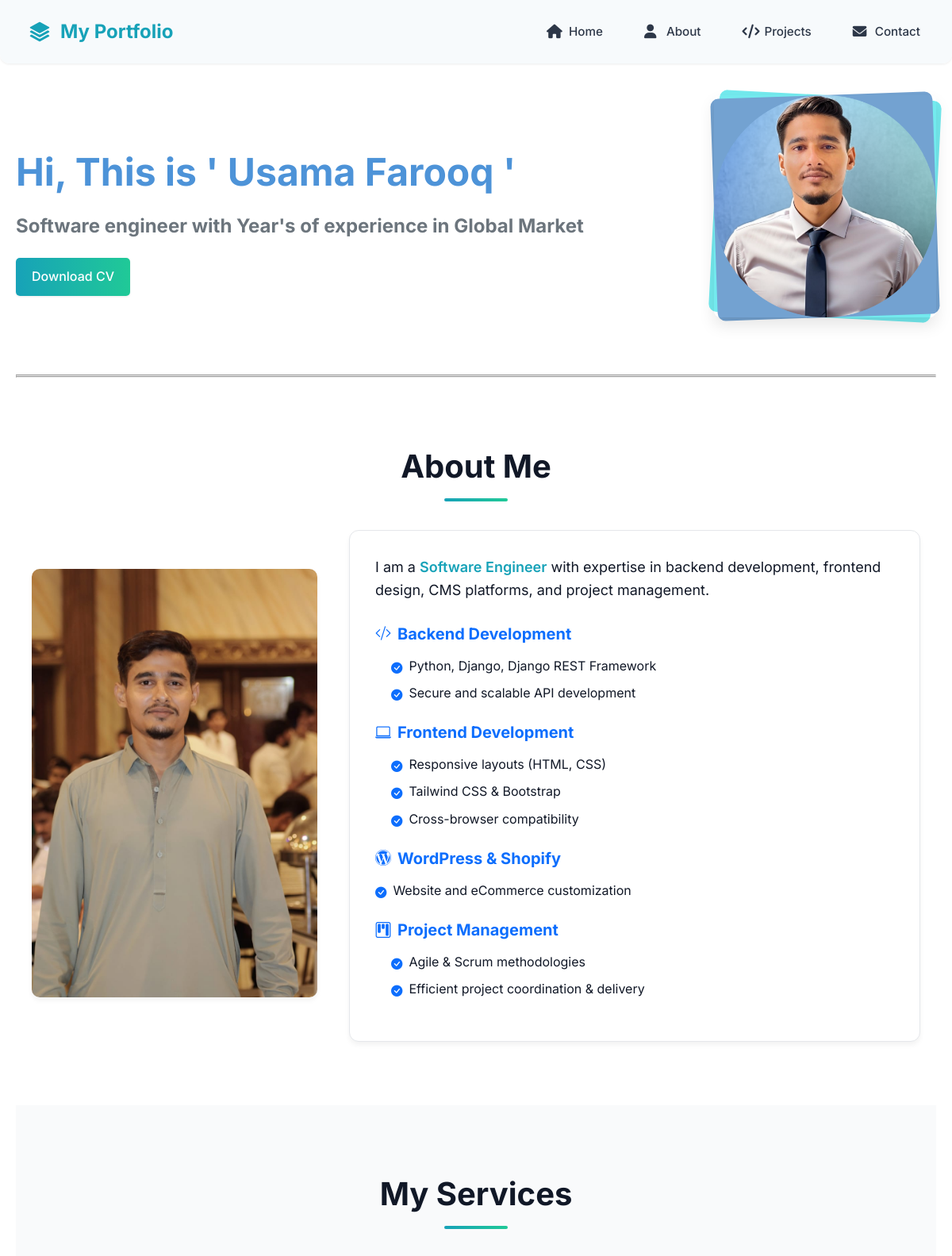
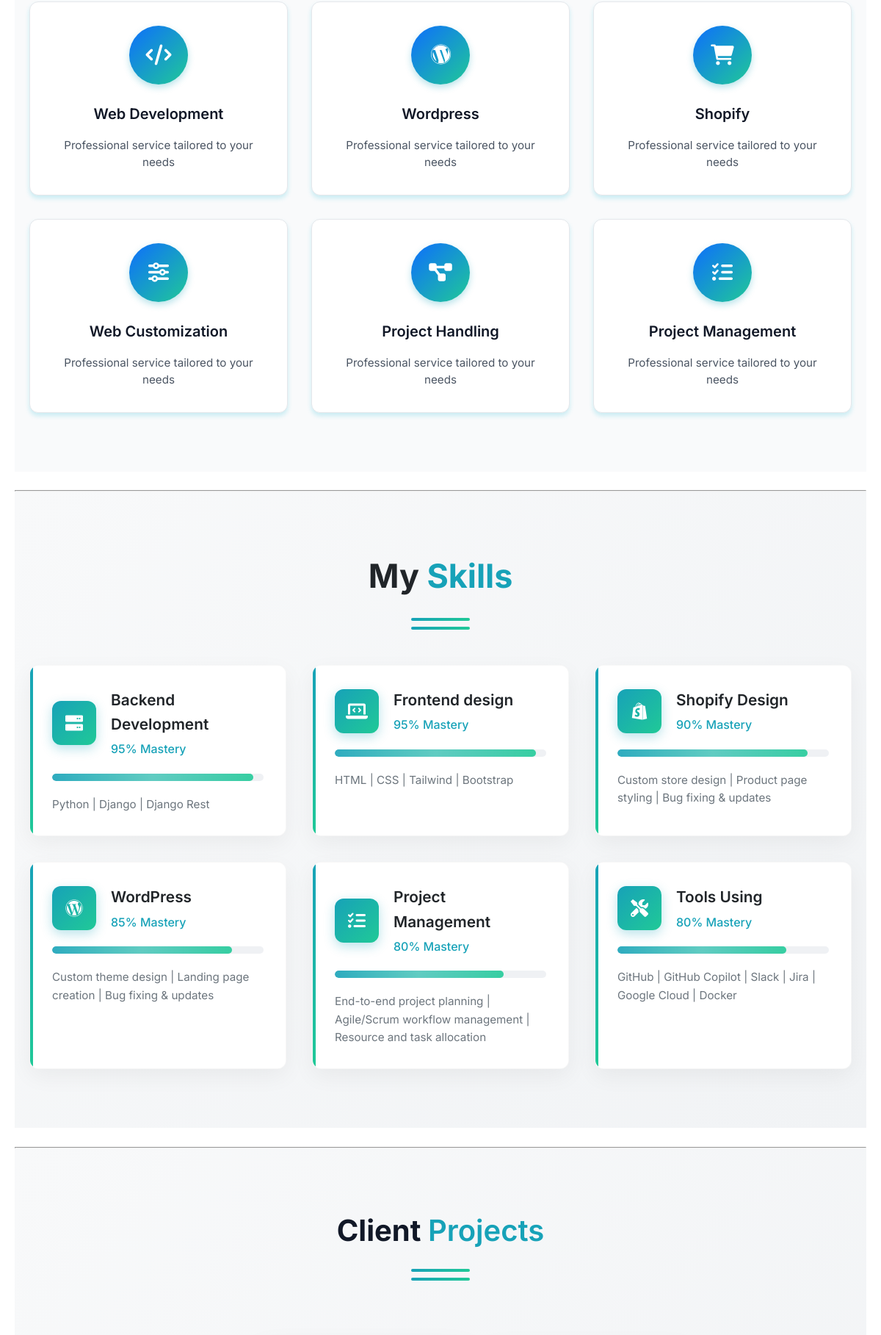
The page / (upper part) on the database its author committed (2 pictures, top to bottom).
### app1/models.py (models this page shows, shortened)
class Head(models.Model):
    name = models.CharField(max_length=30, blank=True, null=True)
    title = models.CharField(max_length=200, blank=True, null=True)
    image = models.ImageField(upload_to='head_images/', blank=True, null=True)
    file = models.FileField(upload_to='head_files/', blank=True, null=True)
    created = models.DateTimeField(auto_now_add=True)

class About(models.Model):
    title = models.CharField(max_length=50, blank=True, null=True)
    description = models.TextField(max_length=1000, blank=True, null=True)
    education = models.CharField(max_length=100, blank=True, null=True)  # Fixed typo from 'eduction'
    year = models.DateField(default=timezone.now)
    image = models.ImageField(
        upload_to='about_images/',
        blank=True,
        null=True,
        help_text="Profile picture"
    )

class Service(models.Model):  # Changed from 'Services' to singular 'Service'
    title = models.CharField(max_length=30, blank=True, null=True)
    class Meta:
        verbose_name_plural = "Services"  # Proper plural name in admin

class Skill(models.Model):
    title = models.CharField(max_length=20, blank=True, null=True)
    description = models.CharField(max_length=100, blank=True, null=True)
    proficiency = models.PositiveIntegerField(
        default=50,
        validators=[
            MinValueValidator(0),  # Minimum value 0
            MaxValueValidator(100)  # Maximum value 100
        ]
    )

### app1/views.py (the view)
# urls.py: path('', views.home, name='home'),
def home(request):
    head = Head.objects.first()
    about = About.objects.first()
    services = Service.objects.all()[:6]
    skills = Skill.objects.all()[:8]
    clients = Client.objects.all()[:6]
    context = {
        'head': head,
        'about': about,
        'services': services,
        'skills': skills,
        'clients': clients,
    }
    return render(request, 'portfolio/home.html', context)

### templates/portfolio/home.html (shortened to what this page needs)
{% extends 'base.html' %}
{% block content %}
  <link rel="stylesheet" href="https://cdn.jsdelivr.net/npm/bootstrap-icons@1.10.5/font/bootstrap-icons.css" />
  <link rel="stylesheet" href="https://cdnjs.cloudflare.com/ajax/libs/font-awesome/6.0.0-beta3/css/all.min.css" />
  <section class="hero" style="padding: 40px 0;">
    <div class="hero-text">
      {% if head %}
        <h1 style="font-size: 48px; margin-bottom: 10px; color: #4d93d8ff;">{{ head.name }}</h1>
        <h2 style="font-size: 24px; color: #6c757d; margin-bottom: 20px;">{{ head.title }}</h2>
        {% if head.file %}
          <a href="{{ head.file.url }}" class="btn" style="background: linear-gradient(90deg, #17a2b8, #20c997); padding: 10px 20px; color: white; border-radius: 5px;" download>Download CV</a>
        {% endif %}
      {% endif %}
    </div>
  {% if head.image %}
  <div class="hero-image-container">
    <div class="hero-image">
      <div class="hero-image-inner">
        <img src="{{ head.image.url }}" alt="{{ head.name }}" class="profile-image" />
      </div>
    </div>
  </div>
  {% endif %}
  </section>
    <hr />
    <hr />
  <section id="about" class="about-section">
      <div class="container">
        <h2 class="section-title">About Me</h2>
          {% if about %}
          <div class="about-content">
              <div class="about-image">
                  {% if about.image %}
                  <img src="{{ about.image.url }}" alt="{{ about.title }}" class="profile-img">
                  {% endif %}
              </div>
              <div class="about-details">
                  <div class="about-card">
                      <p class="about-intro">
                          I am a <strong class="highlight">Software Engineer</strong> with expertise in backend development, frontend design, CMS platforms, and project management.
                      </p>
                      <div class="skill-section">
                          <h4 class="skill-title">
                              <i class="bi bi-code-slash"></i> Backend Development
                          </h4>
                          <ul class="skill-list">
                              <li><i class="bi bi-check-circle-fill"></i> Python, Django, Django REST Framework</li>
                              <li><i class="bi bi-check-circle-fill"></i> Secure and scalable API development</li>
                          </ul>
                      </div>
                      <div class="skill-section">
                          <h4 class="skill-title">
                              <i class="bi bi-laptop"></i> Frontend Development
                          </h4>
                          <ul class="skill-list">
                              <li><i class="bi bi-check-circle-fill"></i> Responsive layouts (HTML, CSS)</li>
                              <li><i class="bi bi-check-circle-fill"></i> Tailwind CSS & Bootstrap</li>
                              <li><i class="bi bi-check-circle-fill"></i> Cross-browser compatibility</li>
                          </ul>
                      </div>
                      <div class="skill-section">
                          <h4 class="skill-title">
                              <i class="bi bi-wordpress"></i> WordPress & Shopify
                          </h4>
                          <p class="skill-item"><i class="bi bi-check-circle-fill"></i> Website and eCommerce customization</p>
                      </div>
                      <div class="skill-section">
                          <h4 class="skill-title">
                              <i class="bi bi-kanban"></i> Project Management
                          </h4>
                          <ul class="skill-list">
                              <li><i class="bi bi-check-circle-fill"></i> Agile & Scrum methodologies</li>
                              <li><i class="bi bi-check-circle-fill"></i> Efficient project coordination & delivery</li>
                          </ul>
                      </div>
                  </div>
              </div>
          </div>
          {% endif %}
      </div>
  </section>
  <section id="services" class="services-section">
      <div class="container">
          <h2 class="section-title">My Services</h2>
          <div class="services-grid">
              {% for service in services %}
              <div class="service-card">
                  <div class="service-icon">
                  </div>
                  <h3>{{ service.title }}</h3>
                  <p class="service-description">{{ service.description|default:"Professional service tailored to your needs" }}</p>
              </div>
              {% endfor %}
          </div>
      </div>
  </section>
  <br>
    <hr />
        <section id="skills" style="padding: 80px 0; background: linear-gradient(135deg, #f8f9fa 0%, #f1f3f5 100%);">
        <div style="max-width: 1200px; margin: 0 auto; padding: 0 20px;">
            <h2 class="section-title" style="text-align: center; font-size: 2.8rem; margin-bottom: 60px; color: #212529; position: relative; font-weight: 700;">
            My <span style="color: #17a2b8;">Skills</span>
            <span style="content: ''; display: block; width: 80px; height: 4px; background: linear-gradient(90deg, #17a2b8, #20c997); margin: 20px auto 0; border-radius: 2px;"></span>
            </h2>
            <div style="display: grid; grid-template-columns: repeat(auto-fit, minmax(320px, 1fr)); gap: 35px;">
            {% for skill in skills %}
            <div class="skill-card" style="background: white; padding: 30px; border-radius: 12px; box-shadow: 0 10px 30px rgba(0,0,0,0.05); transition: all 0.4s cubic-bezier(0.175, 0.885, 0.32, 1.1); position: relative; overflow: hidden; z-index: 1; border: 1px solid rgba(0,0,0,0.03);">
                <div style="position: absolute; top: 0; left: 0; width: 4px; height: 100%; background: linear-gradient(to bottom, #17a2b8, #20c997);"></div>
                <div style="display: flex; align-items: center; margin-bottom: 20px;">
                <div class="skill-icon-container" style="width: 60px; height: 60px; background: linear-gradient(135deg, #17a2b8 0%, #20c997 100%); border-radius: 12px; display: flex; align-items: center; justify-content: center; margin-right: 20px; flex-shrink: 0; box-shadow: 0 5px 15px rgba(23, 162, 184, 0.3);">
                    <i class="skill-icon" data-skill="{{ skill.title|lower }}" style="font-size: 24px; color: white;"></i>
                </div>
                <div>
                    <h3 style="font-size: 1.3rem; margin: 0 0 5px 0; color: #212529; font-weight: 600;">{{ skill.title }}</h3>
                    <span style="font-size: 1rem; color: #17a2b8; font-weight: 500;">{{ skill.proficiency }}% Mastery</span>
                </div>
                </div>
                <div style="height: 10px; background: rgba(233, 236, 239, 0.7); border-radius: 10px; margin-bottom: 20px; overflow: hidden; position: relative;">
                <div style="height: 100%; width: {{ skill.proficiency }}%; background: linear-gradient(90deg, #17a2b8, #20c997); border-radius: 10px; position: relative; overflow: hidden;">
                    <div style="position: absolute; top: 0; left: 0; width: 100%; height: 100%; background: linear-gradient(90deg,
                    rgba(255,255,255,0.1) 0%,
                    rgba(255,255,255,0.3) 50%,
                    rgba(255,255,255,0.1) 100%);
                    animation: shine 2.5s infinite;">
                    </div>
                </div>
                </div>
                <p style="margin: 0; font-size: 0.95rem; color: #6c757d; line-height: 1.6;">{{ skill.description }}</p>
            </div>
            {% endfor %}
            </div>
        </div>
        </section>
        <link rel="stylesheet" href="https://cdnjs.cloudflare.com/ajax/libs/font-awesome/6.4.0/css/all.min.css">
        <br>
        <hr/>
  <section id="clients" class="clients-section">
      <div class="clients-container">
          <h2 class="section-title">
              Client <span class="highlight">Projects</span>
              <span class="title-underline"></span>
          </h2>
          <div class="carousel-wrapper">
          </div>
      </div>
  </section>
{% endblock %}

### templates/base.html (style rules this page uses)
.nav-links a, .btn, .social-link { min-height: 48px; min-width: 48px; }
:root { --primary-color: #17a2b8; --primary-dark: #138496; --secondary-color: #20c997; --accent-color: #6C63FF; --dark-color: #2D3748; --light-color: #F7FAFC; --gray-color: #718096; --border-radius: 12px; --transition: all 0.3s ease; --shadow-sm: 0 1px 3px rgba(0,0,0,0.08); --shadow-md: 0 4px 6px rgba(0,0,0,0.1); --shadow-lg: 0 10px 15px rgba(0,0,0,0.1); --nav-height: 80px; }
* { margin: 0; padding: 0; box-sizing: border-box; }
body { font-family: 'Inter', sans-serif; line-height: 1.6; color: var(--dark-color); background-color: var(--light-color); -webkit-font-smoothing: antialiased; padding-top: var(--nav-height); transition: background-color 0.3s ease, color 0.3s ease; }
.container { width: 100%; max-width: 1200px; margin: 0 auto; padding: 0 1.5rem; }
section { padding: 5rem 0; }
.section-title { text-align: center; margin-bottom: 3rem; font-size: 2.25rem; font-weight: 700; color: var(--dark-color); position: relative; }
.section-title::after { content: ''; position: absolute; bottom: -0.75rem; left: 50%; transform: translateX(-50%); width: 80px; height: 4px; background: linear-gradient(90deg, var(--primary-color), var(--secondary-color)); border-radius: 2px; }
.btn { display: inline-flex; align-items: center; justify-content: center; gap: 0.5rem; background: linear-gradient(135deg, var(--primary-color), var(--secondary-color)); color: white; padding: 0.75rem 1.75rem; border: none; border-radius: var(--border-radius); cursor: pointer; text-decoration: none; font-weight: 500; transition: var(--transition); box-shadow: var(--shadow-sm); text-align: center; }

### rows shown on the page
Head: name "Hi, This is ' Usama Farooq '", title "Software engineer with Year's of experience in Global Market", image (picture)
About: image (picture)
Service: title "Web Development", description "Professional service tailored to your needs"
Service: title "Wordpress", description "Professional service tailored to your needs"
Service: title "Shopify", description "Professional service tailored to your needs"
Service: title "Web Customization", description "Professional service tailored to your needs"
Service: title "Project Handling", description "Professional service tailored to your needs"
Service: title "Project Management", description "Professional service tailored to your needs"
Skill: title "Backend Development", proficiency "95", description "Python | Django | Django Rest"
Skill: title "Frontend design", proficiency "95", description "HTML | CSS | Tailwind | Bootstrap"
Skill: title "Shopify Design", proficiency "90", description "Custom store design | Product page styling | Bug fixing & updates"
Skill: title "WordPress", proficiency "85", description "Custom theme design | Landing page creation | Bug fixing & updates"
Skill: title "Project Management", proficiency "80", description "End-to-end project planning | Agile/Scrum workflow management | Resource and task allocation"
Skill: title "Tools Using", proficiency "80", description "GitHub | GitHub Copilot | Slack | Jira | Google Cloud | Docker"
